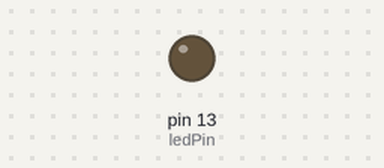
A sketch run on a simulated Arduino Uno, built with avr-gcc and run on an emulated ATmega328P. Shown: output pins drawn as LEDs (lit = HIGH).

Above: at 0.6 s.
At 2.25 s:
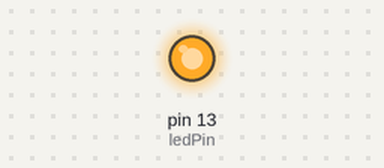
Timing chart, 0 to 3.0 s (numbered marks = the images above):
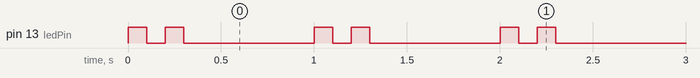

Measured:
- by itself, pin 13 (ledPin): repeats every 1.0 s: LOW 0.10 s, HIGH 0.10 s, LOW 0.70 s, HIGH 0.10 s
- by itself, everything shown: repeats every 1.0 s, in 4 steps

The sketch:

beacon.ino
```cpp
const int ledPin = 13;

void setup() {
  pinMode(ledPin, OUTPUT);
}

void loop() {
  digitalWrite(ledPin, HIGH);
  delay(100);
  digitalWrite(ledPin, LOW);
  delay(100);
  digitalWrite(ledPin, HIGH);
  delay(100);
  digitalWrite(ledPin, LOW);
  delay(700);
}
```
